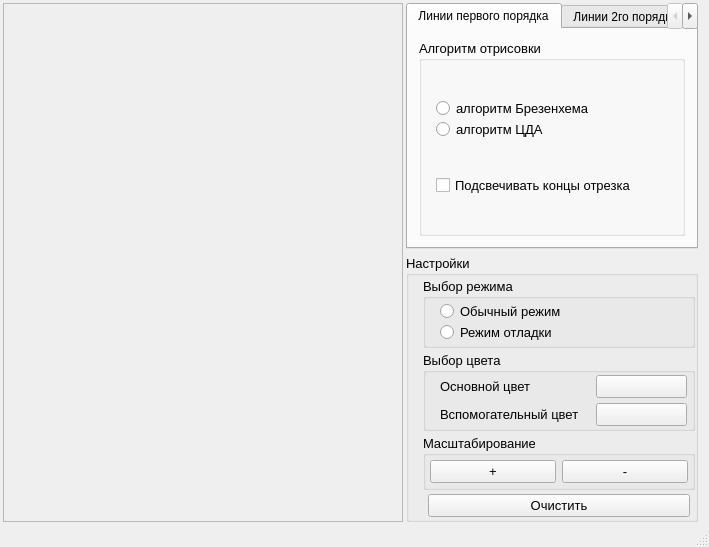
<?xml version="1.0" encoding="UTF-8"?>
<ui version="4.0">
 <class>MainWindow</class>
 <widget class="QMainWindow" name="MainWindow">
  <property name="geometry">
   <rect>
    <x>0</x>
    <y>0</y>
    <width>709</width>
    <height>547</height>
   </rect>
  </property>
  <property name="windowTitle">
   <string>MainWindow</string>
  </property>
  <widget class="QWidget" name="centralWidget">
   <layout class="QGridLayout" name="gridLayout">
    <property name="leftMargin">
     <number>3</number>
    </property>
    <property name="topMargin">
     <number>3</number>
    </property>
    <property name="bottomMargin">
     <number>3</number>
    </property>
    <property name="horizontalSpacing">
     <number>3</number>
    </property>
    <property name="verticalSpacing">
     <number>2</number>
    </property>
    <item row="0" column="0">
     <widget class="QFrame" name="viewFrame">
      <property name="minimumSize">
       <size>
        <width>400</width>
        <height>0</height>
       </size>
      </property>
      <property name="frameShape">
       <enum>QFrame::StyledPanel</enum>
      </property>
      <property name="frameShadow">
       <enum>QFrame::Raised</enum>
      </property>
      <layout class="QGridLayout" name="gridLayout_2">
       <property name="margin">
        <number>0</number>
       </property>
       <property name="spacing">
        <number>0</number>
       </property>
       <item row="0" column="0">
        <layout class="QGridLayout" name="viewFrameGrid">
         <property name="sizeConstraint">
          <enum>QLayout::SetMaximumSize</enum>
         </property>
         <property name="rightMargin">
          <number>2</number>
         </property>
         <property name="spacing">
          <number>0</number>
         </property>
        </layout>
       </item>
      </layout>
     </widget>
    </item>
    <item row="0" column="1">
     <layout class="QVBoxLayout" name="sidePanel" stretch="0,0">
      <property name="sizeConstraint">
       <enum>QLayout::SetMinimumSize</enum>
      </property>
      <item>
       <widget class="QTabWidget" name="tabAlgorithms">
        <property name="maximumSize">
         <size>
          <width>320</width>
          <height>16777215</height>
         </size>
        </property>
        <property name="currentIndex">
         <number>0</number>
        </property>
        <widget class="QWidget" name="algorithmLinesTab">
         <attribute name="title">
          <string>Линии первого порядка</string>
         </attribute>
         <layout class="QGridLayout" name="gridLayout_8">
          <item row="0" column="0">
           <widget class="QGroupBox" name="groupBox">
            <property name="minimumSize">
             <size>
              <width>250</width>
              <height>0</height>
             </size>
            </property>
            <property name="maximumSize">
             <size>
              <width>320</width>
              <height>16777215</height>
             </size>
            </property>
            <property name="font">
             <font>
              <pointsize>10</pointsize>
             </font>
            </property>
            <property name="title">
             <string>Алгоритм отрисовки</string>
            </property>
            <layout class="QGridLayout" name="gridLayout_3">
             <property name="leftMargin">
              <number>14</number>
             </property>
             <property name="topMargin">
              <number>2</number>
             </property>
             <property name="rightMargin">
              <number>0</number>
             </property>
             <property name="bottomMargin">
              <number>2</number>
             </property>
             <property name="spacing">
              <number>0</number>
             </property>
             <item row="0" column="0">
              <layout class="QVBoxLayout" name="verticalLayout">
               <property name="spacing">
                <number>0</number>
               </property>
               <item>
                <widget class="QRadioButton" name="radioBtnAlgBrezenhema">
                 <property name="font">
                  <font>
                   <pointsize>10</pointsize>
                  </font>
                 </property>
                 <property name="text">
                  <string>алгоритм Брезенхема</string>
                 </property>
                </widget>
               </item>
               <item>
                <widget class="QRadioButton" name="radioBtnAlgDDA">
                 <property name="font">
                  <font>
                   <pointsize>10</pointsize>
                  </font>
                 </property>
                 <property name="text">
                  <string>алгоритм ЦДА</string>
                 </property>
                </widget>
               </item>
              </layout>
             </item>
             <item row="1" column="0">
              <widget class="QCheckBox" name="checkBoxHightlightEndPoints">
               <property name="text">
                <string>Подсвечивать концы отрезка</string>
               </property>
              </widget>
             </item>
            </layout>
           </widget>
          </item>
         </layout>
        </widget>
        <widget class="QWidget" name="tab_3">
         <attribute name="title">
          <string>Линии 2го порядка</string>
         </attribute>
        </widget>
        <widget class="QWidget" name="tab_2">
         <attribute name="title">
          <string>Tab 2</string>
         </attribute>
        </widget>
       </widget>
      </item>
      <item>
       <widget class="QGroupBox" name="boxSettings">
        <property name="maximumSize">
         <size>
          <width>320</width>
          <height>16777215</height>
         </size>
        </property>
        <property name="font">
         <font>
          <pointsize>10</pointsize>
         </font>
        </property>
        <property name="title">
         <string>Настройки</string>
        </property>
        <layout class="QGridLayout" name="gridLayout_5">
         <property name="leftMargin">
          <number>14</number>
         </property>
         <property name="topMargin">
          <number>2</number>
         </property>
         <property name="rightMargin">
          <number>0</number>
         </property>
         <property name="bottomMargin">
          <number>2</number>
         </property>
         <property name="horizontalSpacing">
          <number>0</number>
         </property>
         <property name="verticalSpacing">
          <number>4</number>
         </property>
         <item row="5" column="0">
          <layout class="QVBoxLayout" name="layoutBtnClear">
           <property name="leftMargin">
            <number>5</number>
           </property>
           <property name="rightMargin">
            <number>5</number>
           </property>
           <item>
            <widget class="QPushButton" name="btnClear">
             <property name="font">
              <font>
               <pointsize>10</pointsize>
              </font>
             </property>
             <property name="text">
              <string>Очистить</string>
             </property>
            </widget>
           </item>
          </layout>
         </item>
         <item row="4" column="0">
          <widget class="QGroupBox" name="boxZoom">
           <property name="minimumSize">
            <size>
             <width>0</width>
             <height>0</height>
            </size>
           </property>
           <property name="font">
            <font>
             <pointsize>10</pointsize>
            </font>
           </property>
           <property name="title">
            <string>Масштабирование</string>
           </property>
           <layout class="QGridLayout" name="gridLayout_6">
            <property name="margin">
             <number>4</number>
            </property>
            <property name="spacing">
             <number>2</number>
            </property>
            <item row="0" column="0">
             <layout class="QHBoxLayout" name="horizontalLayout">
              <property name="spacing">
               <number>6</number>
              </property>
              <property name="topMargin">
               <number>0</number>
              </property>
              <item>
               <widget class="QPushButton" name="btnZoomIn">
                <property name="font">
                 <font>
                  <pointsize>10</pointsize>
                 </font>
                </property>
                <property name="text">
                 <string>+</string>
                </property>
               </widget>
              </item>
              <item>
               <widget class="QPushButton" name="btnZoomOut">
                <property name="font">
                 <font>
                  <pointsize>10</pointsize>
                 </font>
                </property>
                <property name="text">
                 <string>-</string>
                </property>
               </widget>
              </item>
             </layout>
            </item>
           </layout>
          </widget>
         </item>
         <item row="2" column="0">
          <widget class="QGroupBox" name="boxSelectColor">
           <property name="font">
            <font>
             <pointsize>10</pointsize>
            </font>
           </property>
           <property name="title">
            <string>Выбор цвета</string>
           </property>
           <layout class="QGridLayout" name="gridLayout_4">
            <property name="leftMargin">
             <number>14</number>
            </property>
            <property name="topMargin">
             <number>2</number>
            </property>
            <property name="rightMargin">
             <number>0</number>
            </property>
            <property name="bottomMargin">
             <number>2</number>
            </property>
            <property name="horizontalSpacing">
             <number>2</number>
            </property>
            <property name="verticalSpacing">
             <number>0</number>
            </property>
            <item row="0" column="0">
             <layout class="QVBoxLayout" name="layoutColorChange">
              <property name="spacing">
               <number>5</number>
              </property>
              <property name="rightMargin">
               <number>5</number>
              </property>
              <item>
               <layout class="QHBoxLayout" name="layoutSecondaryColor">
                <item>
                 <widget class="QLabel" name="label_4">
                  <property name="minimumSize">
                   <size>
                    <width>150</width>
                    <height>0</height>
                   </size>
                  </property>
                  <property name="font">
                   <font>
                    <pointsize>10</pointsize>
                   </font>
                  </property>
                  <property name="text">
                   <string>Основной цвет</string>
                  </property>
                 </widget>
                </item>
                <item>
                 <widget class="QPushButton" name="btnMainColor">
                  <property name="text">
                   <string/>
                  </property>
                 </widget>
                </item>
               </layout>
              </item>
              <item>
               <layout class="QHBoxLayout" name="layoutMainColor">
                <item>
                 <widget class="QLabel" name="label_2">
                  <property name="minimumSize">
                   <size>
                    <width>150</width>
                    <height>0</height>
                   </size>
                  </property>
                  <property name="font">
                   <font>
                    <pointsize>10</pointsize>
                   </font>
                  </property>
                  <property name="text">
                   <string>Вспомогательный цвет</string>
                  </property>
                 </widget>
                </item>
                <item>
                 <widget class="QPushButton" name="btnSecondaryColor">
                  <property name="text">
                   <string/>
                  </property>
                 </widget>
                </item>
               </layout>
              </item>
             </layout>
            </item>
           </layout>
          </widget>
         </item>
         <item row="1" column="0">
          <widget class="QGroupBox" name="boxSelectMode">
           <property name="maximumSize">
            <size>
             <width>320</width>
             <height>16777215</height>
            </size>
           </property>
           <property name="font">
            <font>
             <pointsize>10</pointsize>
            </font>
           </property>
           <property name="title">
            <string>Выбор режима</string>
           </property>
           <layout class="QGridLayout" name="gridLayout_7">
            <property name="leftMargin">
             <number>14</number>
            </property>
            <property name="topMargin">
             <number>2</number>
            </property>
            <property name="rightMargin">
             <number>0</number>
            </property>
            <property name="bottomMargin">
             <number>2</number>
            </property>
            <item row="0" column="0">
             <layout class="QVBoxLayout" name="verticalLayout_2">
              <property name="spacing">
               <number>0</number>
              </property>
              <item>
               <widget class="QRadioButton" name="radioBtnDefaultMode">
                <property name="text">
                 <string>Обычный режим</string>
                </property>
               </widget>
              </item>
              <item>
               <widget class="QRadioButton" name="radioBtnDebugMode">
                <property name="text">
                 <string>Режим отладки</string>
                </property>
               </widget>
              </item>
             </layout>
            </item>
           </layout>
          </widget>
         </item>
        </layout>
       </widget>
      </item>
     </layout>
    </item>
   </layout>
  </widget>
  <widget class="QMenuBar" name="menuBar">
   <property name="geometry">
    <rect>
     <x>0</x>
     <y>0</y>
     <width>709</width>
     <height>21</height>
    </rect>
   </property>
  </widget>
  <widget class="QStatusBar" name="statusBar"/>
 </widget>
 <layoutdefault spacing="6" margin="11"/>
 <resources/>
 <connections/>
</ui>
